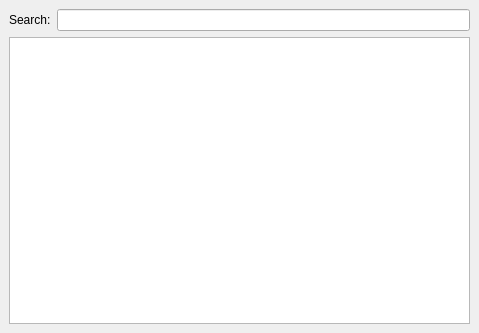
<?xml version="1.0" encoding="UTF-8"?>
<ui version="4.0">
 <class>SearchWindow</class>
 <widget class="QMainWindow" name="SearchWindow">
  <property name="geometry">
   <rect>
    <x>0</x>
    <y>0</y>
    <width>479</width>
    <height>333</height>
   </rect>
  </property>
  <property name="windowTitle">
   <string>Search</string>
  </property>
  <widget class="QWidget" name="centralwidget">
   <layout class="QVBoxLayout" name="verticalLayout">
    <item>
     <layout class="QHBoxLayout" name="horizontalLayout_2">
      <item>
       <widget class="QLabel" name="label_2">
        <property name="text">
         <string>Search:</string>
        </property>
       </widget>
      </item>
      <item>
       <widget class="QLineEdit" name="search_lineEdit"/>
      </item>
     </layout>
    </item>
    <item>
     <widget class="QTableView" name="search_tableView">
      <property name="cursor" stdset="0">
       <cursorShape>PointingHandCursor</cursorShape>
      </property>
      <property name="editTriggers">
       <set>QAbstractItemView::EditKeyPressed</set>
      </property>
      <property name="showGrid">
       <bool>true</bool>
      </property>
      <attribute name="verticalHeaderVisible">
       <bool>false</bool>
      </attribute>
     </widget>
    </item>
   </layout>
  </widget>
 </widget>
 <resources/>
 <connections/>
</ui>
